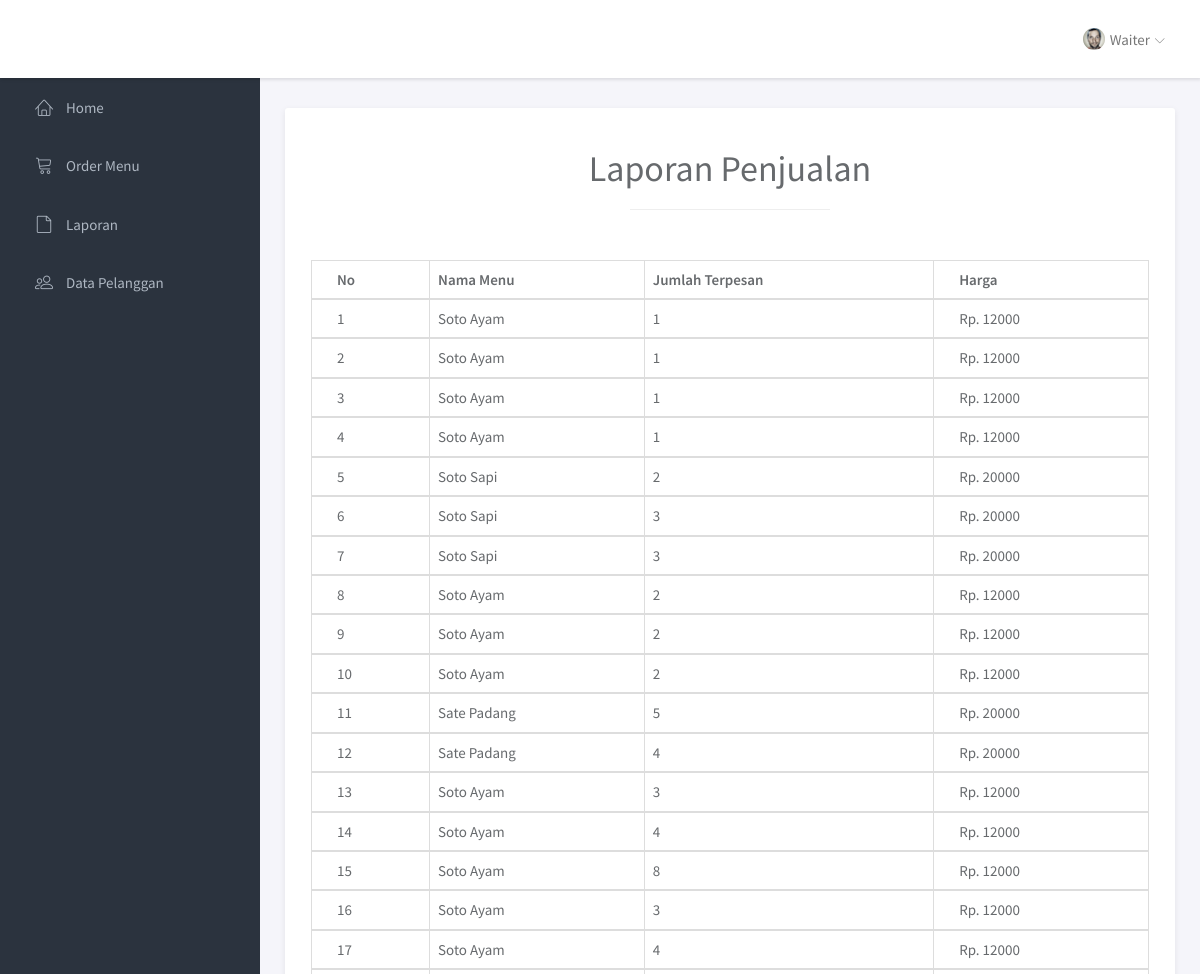
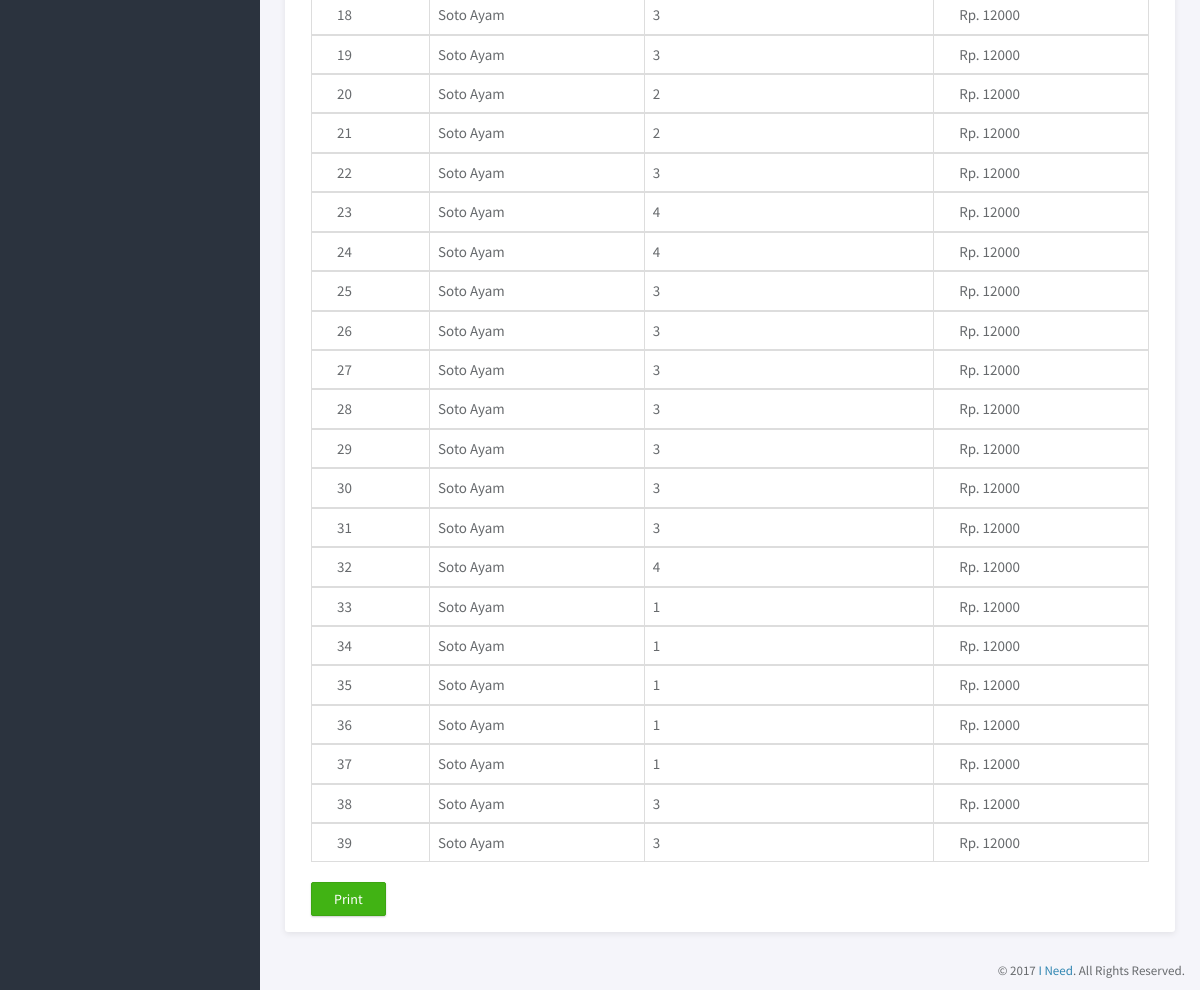
Screenshot of /waiter/index.php?page=laporan (signed in) with the database file from the repository (2 pictures, top to bottom).
### tables this page shows
CREATE TABLE `laporan` (
  `no` int(11) NOT NULL,
  `idmenu` char(5) NOT NULL,
  `nama_menu` varchar(40) NOT NULL,
  `jumlah` int(11) NOT NULL
);

CREATE TABLE `menu` (
  `idmenu` char(5) NOT NULL,
  `nama_menu` varchar(50) NOT NULL,
  `harga` int(11) NOT NULL
);

### waiter/functions/functions.php (called while the page is built, shortened)
<?php
$conn = mysqli_connect("localhost", "root", "", "db_ukom");
function query($data){
    global $conn;
    $result = mysqli_query($conn, $data);
    $rows = [];
    while($row=mysqli_fetch_assoc($result)){
        $rows[] = $row;
    }
    return $rows;
}
?>

### waiter/page/laporan.php (the view)
<?php
$laporan = query("SELECT laporan.no, laporan.nama_menu, laporan.jumlah, menu.harga FROM laporan JOIN menu ON menu.nama_menu = laporan.nama_menu");
?>
<div class="main-content">
	<div class="container-fluid">
		<div class="panel panel-headline">
			<div class="panel-heading">
			<h1 class="text-center">Laporan Penjualan</h1>
			<hr>
			</div>
            <div class="panel-body">
				<table class="table table-bordered" id="table">
					<thead>
						<tr>
							<th>No</th>
							<th>Nama Menu</th>
							<th>Jumlah Terpesan</th>
							<th>Harga</th>
						</tr>
					</thead>
					<?php foreach($laporan as $laporan_data): ?>
					<tbody>
						<tr>
							<td><?=$laporan_data["no"] ?></td>
							<td><?=$laporan_data["nama_menu"]?></td>
							<td><?=$laporan_data["jumlah"] ?></td>
							<td><?="Rp.  ".$laporan_data["harga"]?></td>
						</tr>
					</tbody>
				<?php endforeach;?>
				</table>
				<a href="laporan-cetak.php" class="btn btn-success">Print</a>
            </div>
		</div>
	</div>
</div>

### waiter/index.php (shortened to what this page needs)
<?php require "functions/functions.php"?>
<!DOCTYPE html>
<html lang="en">
<head>
	<link rel="stylesheet" href="../assets/vendor/bootstrap/css/bootstrap.min.css">
	<link rel="stylesheet" href="../assets/vendor/linearicons/style.css">
	<link rel="stylesheet" type="text/css" href="https://cdn.datatables.net/v/bs/dt-1.10.18/datatables.min.css"/>
	<link rel="stylesheet" href="https://use.fontawesome.com/releases/v5.8.1/css/all.css">
	<link rel="stylesheet" href="../assets/css/main.css">
</head>
<body>
	<div id="wrapper">
		<nav class="navbar navbar-default navbar-fixed-top">
			<div class="container-fluid">
				<div id="navbar-menu">
					<ul class="nav navbar-nav navbar-right">
						<li class="dropdown">
							<a href="#" class="dropdown-toggle" data-toggle="dropdown"><img src="../assets/img/user.png" class="img-circle" alt="Avatar"> <span>Waiter</span> <i class="icon-submenu lnr lnr-chevron-down"></i></a>
						</li>
					</ul>
				</div>
			</div>
		</nav>
		<div id="sidebar-nav" class="sidebar">
			<div class="sidebar-scroll">
				<nav>
					<ul class="nav" id="navButton">
						<li><a href="?page=home" class=""><i class="lnr lnr-home"></i> <span>Home</span></a></li>
						<li><a href="?page=transaksi" class=""><i class="lnr lnr-cart"></i> <span>Order Menu</span></a></li>
						<li><a href="?page=laporan" class=""><i class="lnr lnr-file-empty"></i> <span>Laporan</span></a></li>
						<li><a href="?page=pelanggan" class=""><i class="lnr lnr-users"></i> <span>Data Pelanggan</span></a></li>
					</ul>
				</nav>
			</div>
		</div>
		<div class="main">
		<?php
		if(isset($_GET["page"])){
			$page = $_GET["page"];
			switch ($page) {
				case 'laporan':
					include "page/laporan.php";
					break;
			}
		}
		else{
			include "page/home.php";
		}
		?>
		</div>
		<footer>
			<div class="container-fluid">
				<p class="copyright">&copy; 2017 <a href="https://www.themeineed.com" target="_blank"> I Need</a>. All Rights Reserved.</p>
			</div>
		</footer>
	</div>
</body>
</html>

### assets/css/main.css (style rules this page uses)
html { position: relative; min-height: 100%; }
body { background-color: #F3F5F8; font-family: "Source Sans Pro", sans-serif; font-size: 15px; color: #676a6d; }
hr { width: 200px; }
a { color: #3287B2; }
th { font-weight: 600; }
footer { position: absolute; bottom: 0; right: 0; padding-top: 15px; padding-bottom: 10px; }
.copyright { margin-bottom: 0; text-align: right; font-size: 13px; }
#wrapper .sidebar { -webkit-transition: all 0.3s ease-in-out; -moz-transition: all 0.3s ease-in-out; -ms-transition: all 0.3s ease-in-out; -o-transition: all 0.3s ease-in-out; transition: all 0.3s ease-in-out; width: 260px; height: 100%; float: left; background-color: #2B333E; position: fixed; left: 0; }
#wrapper .main { -webkit-transition: all 0.3s ease-in-out; -moz-transition: all 0.3s ease-in-out; -ms-transition: all 0.3s ease-in-out; -o-transition: all 0.3s ease-in-out; transition: all 0.3s ease-in-out; width: calc(100% - 260px); left: 0; position: relative; float: right; background-color: #f5f5fa; }
#wrapper #sidebar-nav, #wrapper .main { padding-top: 80px; }
.main-content { padding: 28px 10px; }
.navbar-default { -webkit-transition: all 0.3s ease-in-out; -moz-transition: all 0.3s ease-in-out; -ms-transition: all 0.3s ease-in-out; -o-transition: all 0.3s ease-in-out; transition: all 0.3s ease-in-out; -moz-box-shadow: 1px 2px 3px rgba(0, 0, 0, 0.1); -webkit-box-shadow: 1px 2px 3px rgba(0, 0, 0, 0.1); box-shadow: 1px 2px 3px rgba(0, 0, 0, 0.1); -webkit-border-radius: 0; -moz-border-radius: 0; border-radius: 0; padding: 0; margin: 0; border: none; background-color: #fff; }
.navbar-nav > li > a { padding: 28px 20px; }
.navbar-nav > li > a > i { font-size: 22px; margin-right: 2px; vertical-align: middle; }
.navbar-nav > li > a > i.icon-submenu { margin-left: 2px; margin-right: 0; font-size: 10px; position: relative; top: 2px; }
.navbar-nav > li > a > span { position: relative; top: 2px; }
.navbar-nav > li > a img { width: 22px; margin-right: 2px; }
@media screen and (min-width: 768px) { .navbar-nav.navbar-right { margin-right: 0; } }
.sidebar { z-index: 9; }
.sidebar .nav > li > a { padding: 18px 30px; color: #AEB7C2; border-left: 5px solid transparent; }
.sidebar .nav i { margin-right: 10px; font-size: 18px; }
.sidebar .nav span { -webkit-transition: all 0.3s ease-in-out; -moz-transition: all 0.3s ease-in-out; -ms-transition: all 0.3s ease-in-out; -o-transition: all 0.3s ease-in-out; transition: all 0.3s ease-in-out; position: relative; top: -2px; }
.btn { -webkit-border-radius: 2px; -moz-border-radius: 2px; border-radius: 2px; -moz-box-shadow: 0px 1px 2px 0 rgba(0, 0, 0, 0.2); -webkit-box-shadow: 0px 1px 2px 0 rgba(0, 0, 0, 0.2); box-shadow: 0px 1px 2px 0 rgba(0, 0, 0, 0.2); padding: 6px 22px; }
.btn-success { background-color: #41B314; border-color: #3ca512; }
.panel { -webkit-border-radius: 3px; -moz-border-radius: 3px; border-radius: 3px; -moz-box-shadow: 0 2px 6px rgba(0, 0, 0, 0.08); -webkit-box-shadow: 0 2px 6px rgba(0, 0, 0, 0.08); box-shadow: 0 2px 6px rgba(0, 0, 0, 0.08); background-color: #fff; margin-bottom: 30px; }
.panel .panel-heading, .panel .panel-body, .panel .panel-footer { padding-left: 25px; padding-right: 25px; }
.panel .panel-heading { padding-top: 20px; padding-bottom: 20px; position: relative; }
.panel .panel-body { padding-top: 10px; padding-bottom: 15px; }
.panel.panel-headline .panel-heading { border-bottom: none; }
.panel .table > thead > tr > td:first-child, .panel .table > thead > tr > th:first-child, .panel .table > tbody > tr > td:first-child, .panel .table > tbody > tr > th:first-child, .panel .table > tfoot > tr > td:first-child, .panel .table > tfoot > tr > th:first-child { padding-left: 25px; }
.panel .table > thead > tr > td:last-child, .panel .table > thead > tr > th:last-child, .panel .table > tbody > tr > td:last-child, .panel .table > tbody > tr > th:last-child, .panel .table > tfoot > tr > td:last-child, .panel .table > tfoot > tr > th:last-child { padding-left: 25px; }

### rows the page displays
laporan: no "1", nama_menu "Soto Ayam", jumlah "1", idmenu.harga "12000"
laporan: no "2", nama_menu "Soto Ayam", jumlah "1", idmenu.harga "12000"
laporan: no "3", nama_menu "Soto Ayam", jumlah "1", menu.harga "12000"
laporan: no "4", nama_menu "Soto Ayam", jumlah "1", idmenu.harga "12000"
laporan: no "5", nama_menu "Soto Sapi", jumlah "2", idmenu.harga "20000"
laporan: no "6", nama_menu "Soto Sapi", jumlah "3", menu.harga "20000"
laporan: no "7", nama_menu "Soto Sapi", jumlah "3", menu.harga "20000"
laporan: no "8", nama_menu "Soto Ayam", jumlah "2", idmenu.harga "12000"
laporan: no "9", nama_menu "Soto Ayam", jumlah "2", menu.harga "12000"
laporan: no "10", nama_menu "Soto Ayam", jumlah "2", menu.harga "12000"
laporan: no "11", nama_menu "Sate Padang", jumlah "5", idmenu.harga "20000"
laporan: no "12", nama_menu "Sate Padang", jumlah "4", menu.harga "20000"
laporan: no "13", nama_menu "Soto Ayam", jumlah "3", idmenu.harga "12000"
laporan: no "14", nama_menu "Soto Ayam", jumlah "4", menu.harga "12000"
laporan: no "15", nama_menu "Soto Ayam", jumlah "8", menu.harga "12000"
laporan: no "16", nama_menu "Soto Ayam", jumlah "3", idmenu.harga "12000"
laporan: no "17", nama_menu "Soto Ayam", jumlah "4", idmenu.harga "12000"
laporan: no "18", nama_menu "Soto Ayam", jumlah "3", idmenu.harga "12000"
laporan: no "19", nama_menu "Soto Ayam", jumlah "3", idmenu.harga "12000"
laporan: no "20", nama_menu "Soto Ayam", jumlah "2", idmenu.harga "12000"
laporan: no "21", nama_menu "Soto Ayam", jumlah "2", idmenu.harga "12000"
laporan: no "22", nama_menu "Soto Ayam", jumlah "3", idmenu.harga "12000"
laporan: no "23", nama_menu "Soto Ayam", jumlah "4", menu.harga "12000"
laporan: no "24", nama_menu "Soto Ayam", jumlah "4", idmenu.harga "12000"
laporan: no "25", nama_menu "Soto Ayam", jumlah "3", idmenu.harga "12000"
laporan: no "26", nama_menu "Soto Ayam", jumlah "3", idmenu.harga "12000"
laporan: no "27", nama_menu "Soto Ayam", jumlah "3", idmenu.harga "12000"
laporan: no "28", nama_menu "Soto Ayam", jumlah "3", idmenu.harga "12000"
laporan: no "29", nama_menu "Soto Ayam", jumlah "3", idmenu.harga "12000"
laporan: no "30", nama_menu "Soto Ayam", jumlah "3", idmenu.harga "12000"
laporan: no "31", nama_menu "Soto Ayam", jumlah "3", idmenu.harga "12000"
laporan: no "32", nama_menu "Soto Ayam", jumlah "4", idmenu.harga "12000"
laporan: no "33", nama_menu "Soto Ayam", jumlah "1", idmenu.harga "12000"
laporan: no "34", nama_menu "Soto Ayam", jumlah "1", idmenu.harga "12000"
laporan: no "35", nama_menu "Soto Ayam", jumlah "1", idmenu.harga "12000"
laporan: no "36", nama_menu "Soto Ayam", jumlah "1", idmenu.harga "12000"
laporan: no "37", nama_menu "Soto Ayam", jumlah "1", idmenu.harga "12000"
laporan: no "38", nama_menu "Soto Ayam", jumlah "3", idmenu.harga "12000"
laporan: no "39", nama_menu "Soto Ayam", jumlah "3", idmenu.harga "12000"
